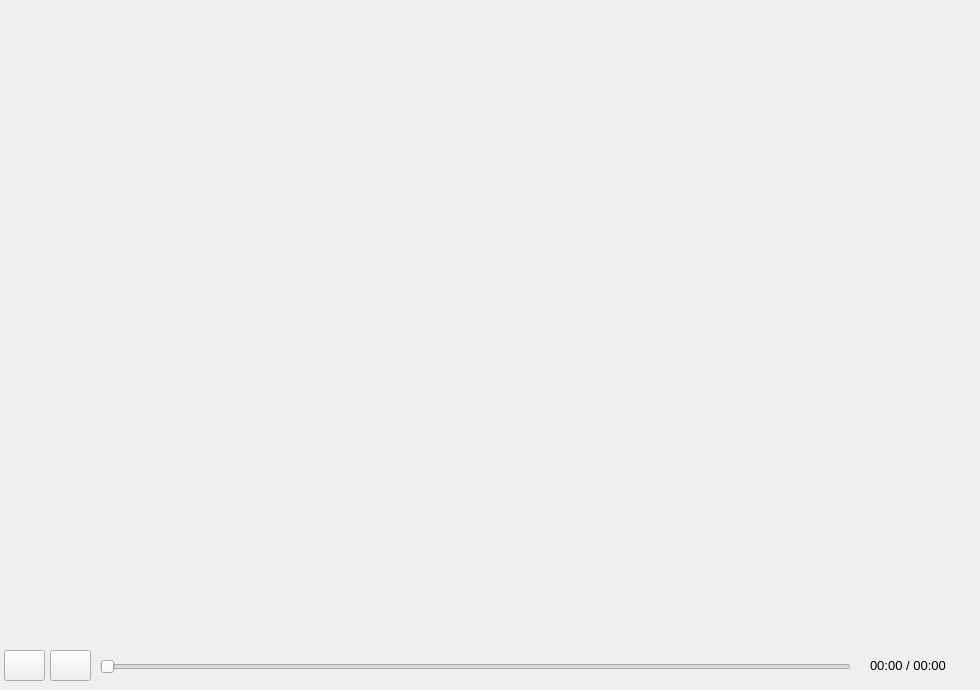
      <widget class="QWidget" name="tabHome">
       <attribute name="title">
        <string>Home</string>
       </attribute>
       <widget class="QWidget" name="gridLayoutWidget">
        <property name="geometry">
         <rect>
          <x>0</x>
          <y>0</y>
          <width>951</width>
          <height>641</height>
         </rect>
        </property>
        <layout class="QGridLayout" name="gridRender"/>
       </widget>
       <widget class="QPushButton" name="stoprecord_button">
        <property name="geometry">
         <rect>
          <x>4</x>
          <y>650</y>
          <width>41</width>
          <height>31</height>
         </rect>
        </property>
        <property name="text">
         <string/>
        </property>
        <property name="icon">
         <iconset>
          <normalon>:/resources/images/record.png</normalon>
         </iconset>
        </property>
        <property name="iconSize">
         <size>
          <width>32</width>
          <height>65</height>
         </size>
        </property>
       </widget>
       <widget class="QPushButton" name="playpause_button">
        <property name="geometry">
         <rect>
          <x>50</x>
          <y>650</y>
          <width>41</width>
          <height>31</height>
         </rect>
        </property>
        <property name="text">
         <string/>
        </property>
        <property name="icon">
         <iconset resource="../resources.qrc">
          <normaloff>:/resources/images/pause.png</normaloff>:/resources/images/pause.png</iconset>
        </property>
        <property name="iconSize">
         <size>
          <width>65</width>
          <height>25</height>
         </size>
        </property>
       </widget>
       <widget class="QSlider" name="horizontalSlider">
        <property name="geometry">
         <rect>
          <x>100</x>
          <y>652</y>
          <width>751</width>
          <height>29</height>
         </rect>
        </property>
        <property name="orientation">
         <enum>Qt::Horizontal</enum>
        </property>
       </widget>
       <widget class="QLabel" name="timeLabel">
        <property name="geometry">
         <rect>
          <x>870</x>
          <y>657</y>
          <width>101</width>
          <height>17</height>
         </rect>
        </property>
        <property name="font">
         <font>
          <pointsize>10</pointsize>
         </font>
        </property>
        <property name="text">
         <string>00:00 / 00:00</string>
        </property>
       </widget>
      </widget>
